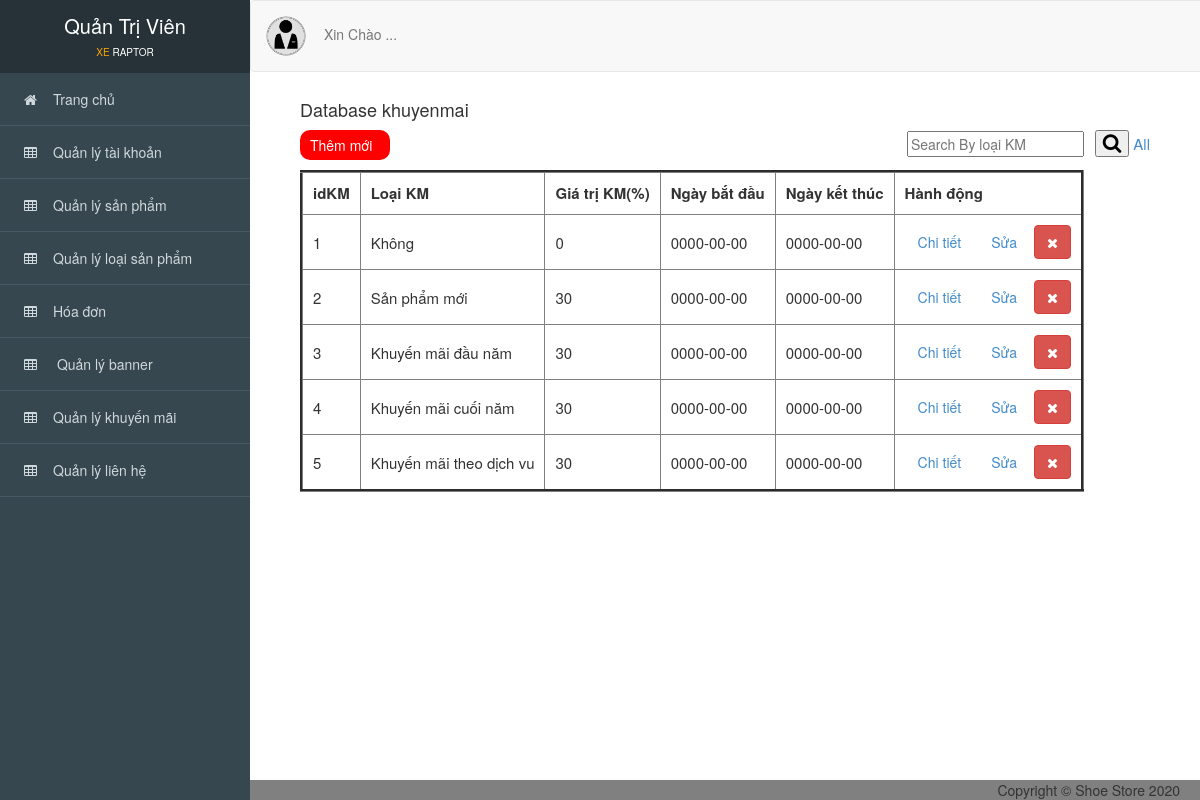
The app's page /admin/index.php?action=khuyenmai with its own data.
### tables this page shows
CREATE TABLE `khuyenmai` (
  `idKM` int(11) NOT NULL,
  `loaiKM` varchar(255) NOT NULL,
  `giatriKM` float NOT NULL,
  `ngaybatdau` date NOT NULL,
  `ngayketthuc` date NOT NULL
);

### admin/controller_admin/quanlykhuyenmai.php (called while the page is built, shortened)
<?php
    require_once('./model_admin/khuyenmai.php');
    class khuyenmaicontroller
    {
    	var $khuyenmai_model;
    	public function __construct()
    	{
    		$this->khuyenmai_model = new khuyenmai();
    	}
    	public function list()
    	{
    		 if(isset($_POST['timkiem_km'])){
                $timkiem_km = $_POST['timkiem_km'];
                $data = $this->khuyenmai_model->timkiem_km($timkiem_km);
            }else{
                $data = $this->khuyenmai_model->all();
            }
            require_once('views_admin/index.php');
    	}
    	 public function details()
        {
            require_once('views_admin/index.php');
        }
       }
?>

### admin/model_admin/ketnoi.php (called while the page is built, shortened)
<?php
    class ketnoi
    {
    	function __construct()
    	{
    		$host = "localhost";
    		$username ="root";
    		$password = "";
    		$dbname = "qlbx";
    		$this->connect = new mysqli($host,$username,$password,$dbname);
    	}
    }
?>

### admin/model_admin/khuyenmai.php (called while the page is built, shortened)
<?php
    require_once('ketnoi.php');
    class khuyenmai
    {
    	var $conn;
    	function __construct()
    	{
    		$connect_obj = new ketnoi();
    		$this->conn = $connect_obj->connect;
    	}
    	function all()
    	{
    		$query = "SELECT * FROM khuyenmai ORDER BY idKM";
    		$result = $this->conn->query($query);
    		$data = array();
    		while ($row = $result->fetch_assoc()) {
       		   $data[] = $row;
    		}
    		return $data;
    	}
    }
?>

### admin/views_admin/khuyenmai/quanlykhuyenmai.php (the view)
<div id="viewport">
<div class="container-fluid" id="noidung">
      <h4>Database khuyenmai</h4>
      <a class="pull-left themmoi" href="?action=themkhuyenmai_giaodien"> Thêm mới</a>
      <div class="search_box pull-right" style="margin-right: 50px; margin-top: 0px;">
        <form method="POST" action="?action=khuyenmai">
          <input type="text" placeholder="Search By loại KM" name="timkiem_km">&ensp;
          <button type="submit"><i class="fa fa-search"></i></button>
          <a href="?action=khuyenmai" style="font-size: 15px;">All</a>
        </form>
      </div>
      <br>
      <br>
      <table border="3" cellpadding="10" style="font-size: 15px;">
          <thead>
               <tr>
                  <th>idKM</th>
                  <th class="theadd">Loại KM</th>
                  <th class="theadd">Giá trị KM(%)</th>
                  <th class="theadd">Ngày bắt đầu</th>
                  <th class="theadd">Ngày kết thúc</th>
                  <th>Hành động</th>
               </tr>
          </thead>
          <tbody>
            <?php foreach ($data as $value) { ?>
              <tr>
                  <td scope="row"><?= $value['idKM'] ?></td>
                 <td><?= $value['loaiKM'] ?></td>
                  <td><?= $value['giatriKM'] ?></td>
                  <td><?= $value['ngaybatdau'] ?></td>
                  <td><?= $value['ngayketthuc'] ?></td>
                  <td>
                      <a href="?action=xemkhuyenmai&id=<?= $value['idKM'] ?>" type="button" class="btn btn-light">Chi tiết</a>
                      <a href="?action=suakhuyenmai_giaodien&id=<?= $value['idKM'] ?>" type="button" class="btn  btn-light">Sửa</a>
                      <a href="?action=xoakhuyenmai&id=<?= $value['idKM'] ?>" onclick="return confirm('Bạn có thật sự muốn xóa ?');" type="button" class="btn btn-danger"title="Xóa  ">
                        <i class="fa fa-times"></i></a>
                  </td>
              </tr>
              <?php } ?>
          </tbody>
      </table>
      <br>
      <br>
      <br>
</div>
</div>

### admin/public_admin/css/style.css (style rules this page uses)
div.search_box { margin-top: 21px; }
i.fa-search { font-size: 20px; }
body { overflow-x: hidden; font-family: 'Roboto', sans-serif; font-size: 16px; }
#viewport { padding-left: 250px; -webkit-transition: all 0.5s ease; -moz-transition: all 0.5s ease; -o-transition: all 0.5s ease; transition: all 0.5s ease; }
#noidung { padding-top: 90px; padding-left: 50px; background-color: white; }
th.theadd { min-width: 100px; max-width: 170px; }
a.themmoi { height: 30px; width: 90px; background-color: red; color:white; padding: 5px 10px 5px; border-radius: 10px; }

### records on screen
khuyenmai: idKM "1", loaiKM "Không", giatriKM "0", ngaybatdau "0000-00-00", ngayketthuc "0000-00-00"
khuyenmai: idKM "2", loaiKM "Sản phẩm mới", giatriKM "30", ngaybatdau "0000-00-00", ngayketthuc "0000-00-00"
khuyenmai: idKM "3", loaiKM "Khuyến mãi đầu năm", giatriKM "30", ngaybatdau "0000-00-00", ngayketthuc "0000-00-00"
khuyenmai: idKM "4", loaiKM "Khuyến mãi cuối năm", giatriKM "30", ngaybatdau "0000-00-00", ngayketthuc "0000-00-00"
khuyenmai: idKM "5", loaiKM "Khuyến mãi theo dịch vu", giatriKM "30", ngaybatdau "0000-00-00", ngayketthuc "0000-00-00"
